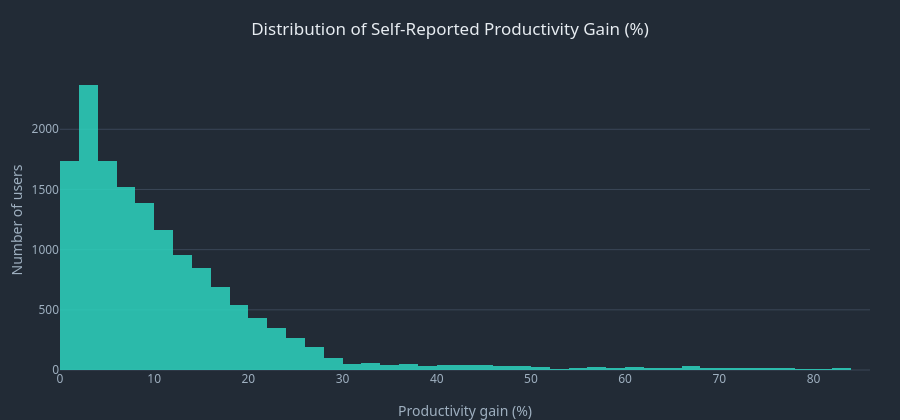

Notebook source saved alongside this figure:
### Markdown cell above
<a id="user"></a>
## 4. User-Level Patterns &mdash; 15,000 Individuals

Switching lenses: 15,000 individual AI users, each tagged with their industry, role, region, tool, tenure, usage volume, and self-reported productivity gain. This is where I can ask *who* benefits, not just *which industry*.

### 4.1 Distribution of reported productivity gain

### Code cell
fig = go.Figure()
fig.add_trace(go.Histogram(x=users['Productivity_Gain_Percent'], nbinsx=60, marker_color=TEAL, opacity=0.85))
fig.update_layout(title='Distribution of Self-Reported Productivity Gain (%)',
                   xaxis_title='Productivity gain (%)', yaxis_title='Number of users', height=420)
fig.show()

print(users['Productivity_Gain_Percent'].describe().round(2))
print('\n99th percentile:', users['Productivity_Gain_Percent'].quantile(0.99))

### Figure 1 — Plotly figure (JSON) as saved in the notebook; plotly's stock layout.template omitted (floating-point values rounded to 4 significant figures; data arrays with more than 128 entries replaced by an {"elided": "..."} marker saying what was removed)
{"data": [{"marker": {"color": "#2dd4bf"}, "nbinsx": 60, "opacity": 0.85, "type": "histogram", "x": {"elided": "15000 float values"}}], "layout": {"height": 420, "title": {"text": "Distribution of Self-Reported Productivity Gain (%)"}, "xaxis": {"title": {"text": "Productivity gain (%)"}}, "yaxis": {"title": {"text": "Number of users"}}}}
